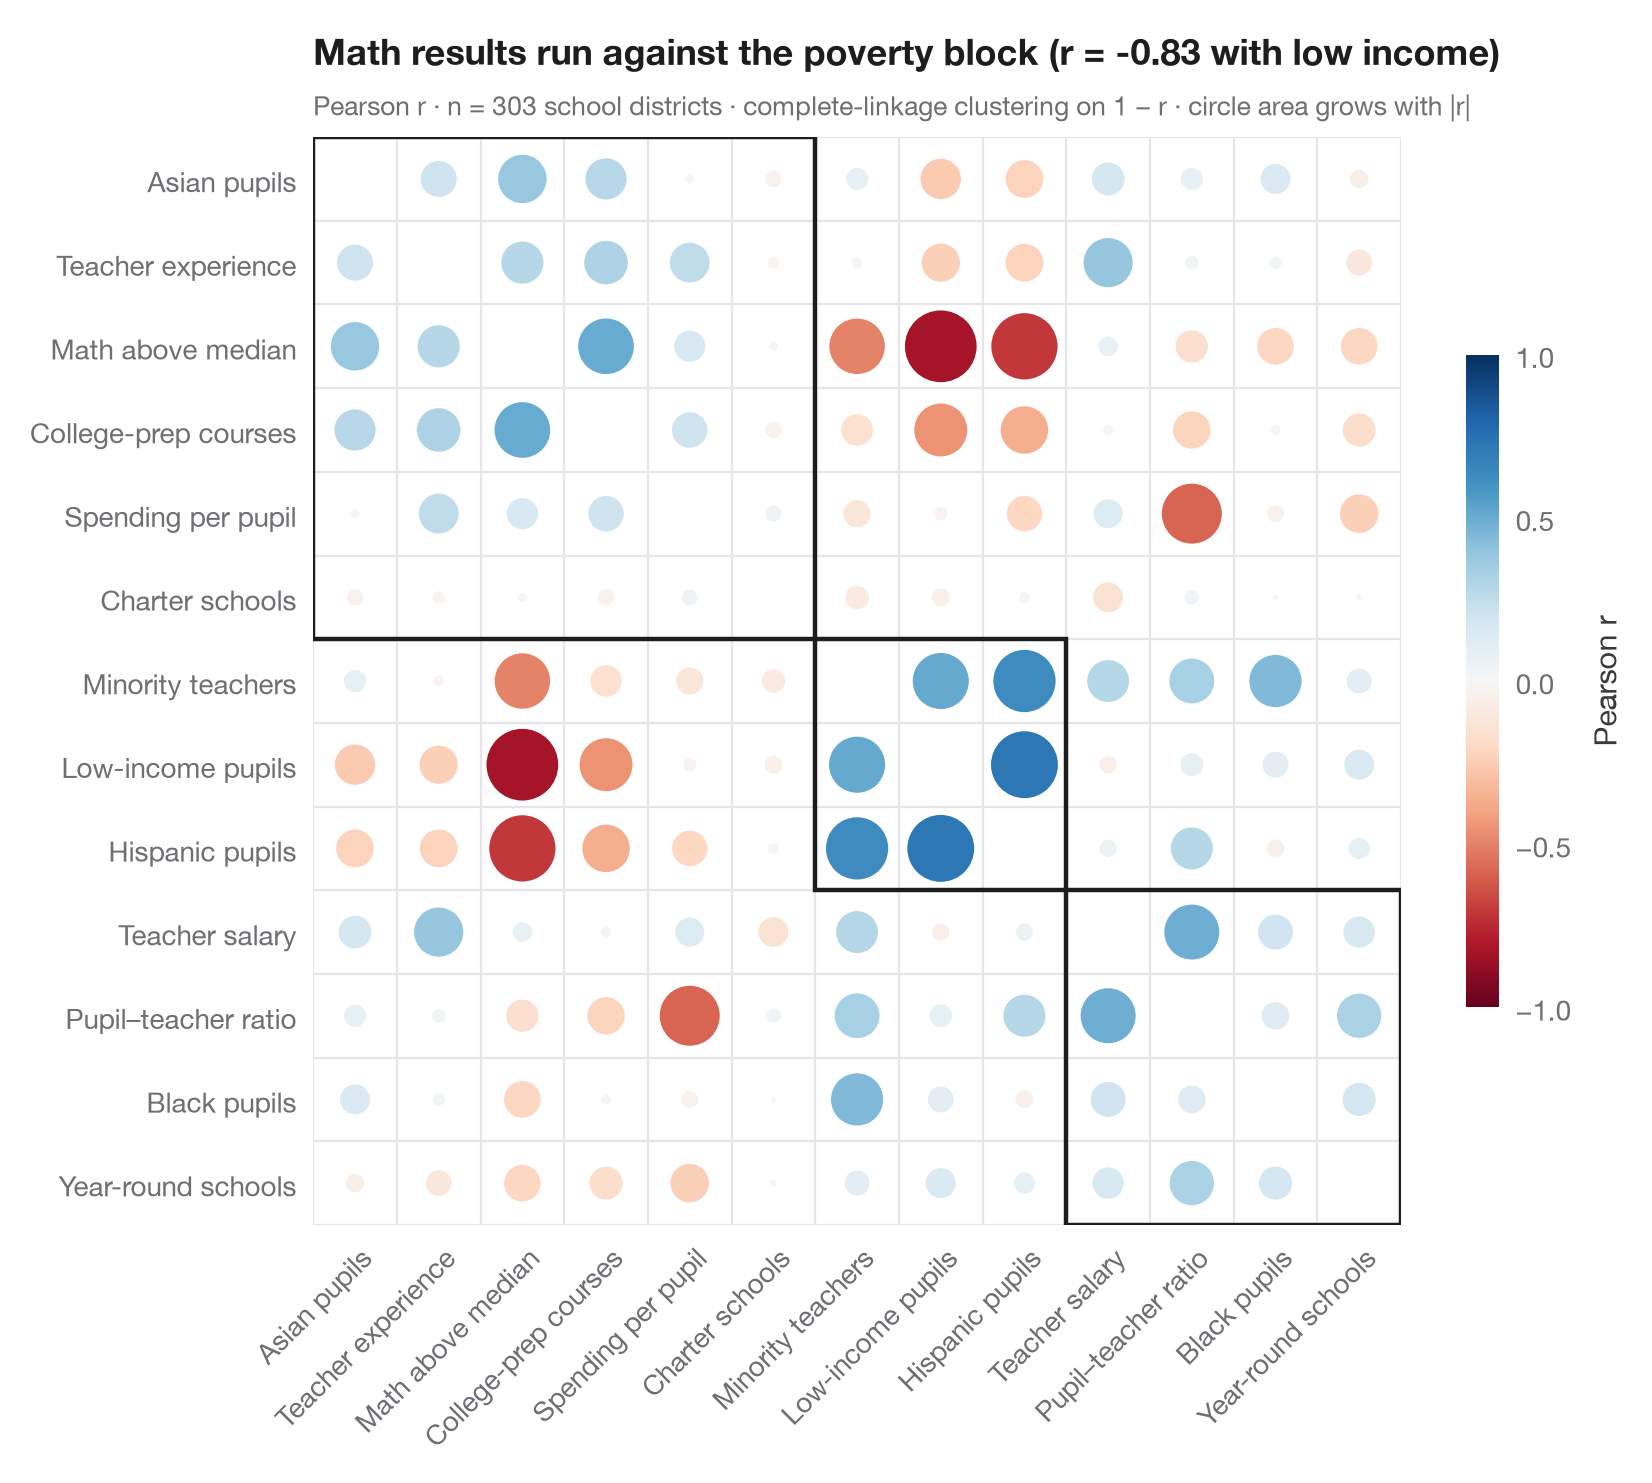

Source code (Python):
"""
title: Correlogram with clustering
summary: Corrplot-style circles sized and coloured by r for 13 school-district indicators, ordered by hierarchical clustering.
r: corrplot::corrplot(order = "hclust", addrect = 3)
tags: [correlation, correlogram, hierarchical clustering, heatmap, corrplot, education]
description: |
  The Python counterpart of `corrplot(method = "circle", order = "hclust")`. Each
  circle's **area** grows with |*r*| and its colour gives the sign, so strong
  correlations pop out and weak ones fade. The variables are reordered by
  **hierarchical clustering** (complete linkage on the distance 1 − *r*), which
  pulls positively correlated variables into blocks along the diagonal; the boxes
  outline the three clusters, like `addrect = 3`. Here low-income, Hispanic pupils
  and minority teachers form one block, and math results correlate negatively with
  all three.

  Data are 13 indicators for the 303 California school districts of the STAR98
  test bundled with **statsmodels** (`sm.datasets.star98`): math results (share
  of pupils above the national median), pupil composition (low-income, Hispanic,
  Black and Asian pupils), teachers (minority share, experience, salary), resources
  (spending per pupil, pupil–teacher ratio) and school organisation (college-prep
  courses, charter and year-round schools). The ordering comes from
  `scipy.cluster.hierarchy.linkage` and `leaves_list`, the boxes from `fcluster`.
"""
import matplotlib.pyplot as plt
import numpy as np
import statsmodels.api as sm
from matplotlib.patches import Circle, Rectangle
from scipy.cluster.hierarchy import fcluster, leaves_list, linkage
from scipy.spatial.distance import squareform

# Data: 13 indicators for 303 California school districts (STAR98, bundled with statsmodels)
df = sm.datasets.star98.load_pandas().data
df["MATH"] = 100 * df.NABOVE / (df.NABOVE + df.NBELOW)
labels = {"MATH": "Math above median", "LOWINC": "Low-income pupils",
          "PERHISP": "Hispanic pupils", "PERBLACK": "Black pupils",
          "PERASIAN": "Asian pupils", "PERMINTE": "Minority teachers",
          "AVYRSEXP": "Teacher experience", "AVSALK": "Teacher salary",
          "PERSPENK": "Spending per pupil", "PTRATIO": "Pupil–teacher ratio",
          "PCTAF": "College-prep courses", "PCTCHRT": "Charter schools",
          "PCTYRRND": "Year-round schools"}
df = df[list(labels)].rename(columns=labels)
corr = df.corr()

# Hierarchical clustering on the distance 1 - r, then reorder the matrix
Z = linkage(squareform(1 - corr.to_numpy(), checks=False), method="complete")
order = leaves_list(Z)
corr = corr.iloc[order, order]
clusters = fcluster(Z, t=3, criterion="maxclust")[order]
k = len(corr)

fig, ax = plt.subplots(figsize=(8.4, 7.2))
cmap, norm = plt.get_cmap("RdBu"), plt.Normalize(-1, 1)
for i in range(k):
    for j in range(k):
        r = corr.iat[i, j]
        if i == j:
            continue
        ax.add_patch(Circle((j, i), radius=0.47 * np.sqrt(abs(r)), color=cmap(norm(r)), lw=0))

# Boxes around the clusters (consecutive runs along the diagonal)
start = 0
for idx in range(1, k + 1):
    if idx == k or clusters[idx] != clusters[start]:
        ax.add_patch(Rectangle((start - 0.5, start - 0.5), idx - start, idx - start,
                               fill=False, ec="#1D1D1F", lw=1.6))
        start = idx

ax.set_xticks(range(k), corr.columns, rotation=45, ha="right", rotation_mode="anchor")
ax.set_yticks(range(k), corr.index)
ax.set_xticks(np.arange(-0.5, k), minor=True)
ax.set_yticks(np.arange(-0.5, k), minor=True)
ax.grid(which="minor", color="#E5E5EA", lw=0.8)
ax.grid(which="major", visible=False)
ax.tick_params(which="minor", length=0)
ax.set_xlim(-0.5, k - 0.5)
ax.set_ylim(k - 0.5, -0.5)
ax.set_aspect("equal")
for s in ax.spines.values():
    s.set_visible(False)

cb = fig.colorbar(plt.cm.ScalarMappable(norm=norm, cmap=cmap), ax=ax, shrink=0.6, pad=0.02,
                  ticks=[-1, -0.5, 0, 0.5, 1])
cb.set_label("Pearson r", color="#3A3A3C")
cb.outline.set_visible(False)
r_pov = corr.loc["Math above median", "Low-income pupils"]
ax.set_title(f"Math results run against the poverty block (r = {r_pov:.2f} with low income)", pad=26)
ax.text(0, 1.02, f"Pearson r · n = {len(df)} school districts · complete-linkage clustering on 1 − r · "
        "circle area grows with |r|", transform=ax.transAxes, fontsize=9.5, color="#6E6E73")
plt.show()
